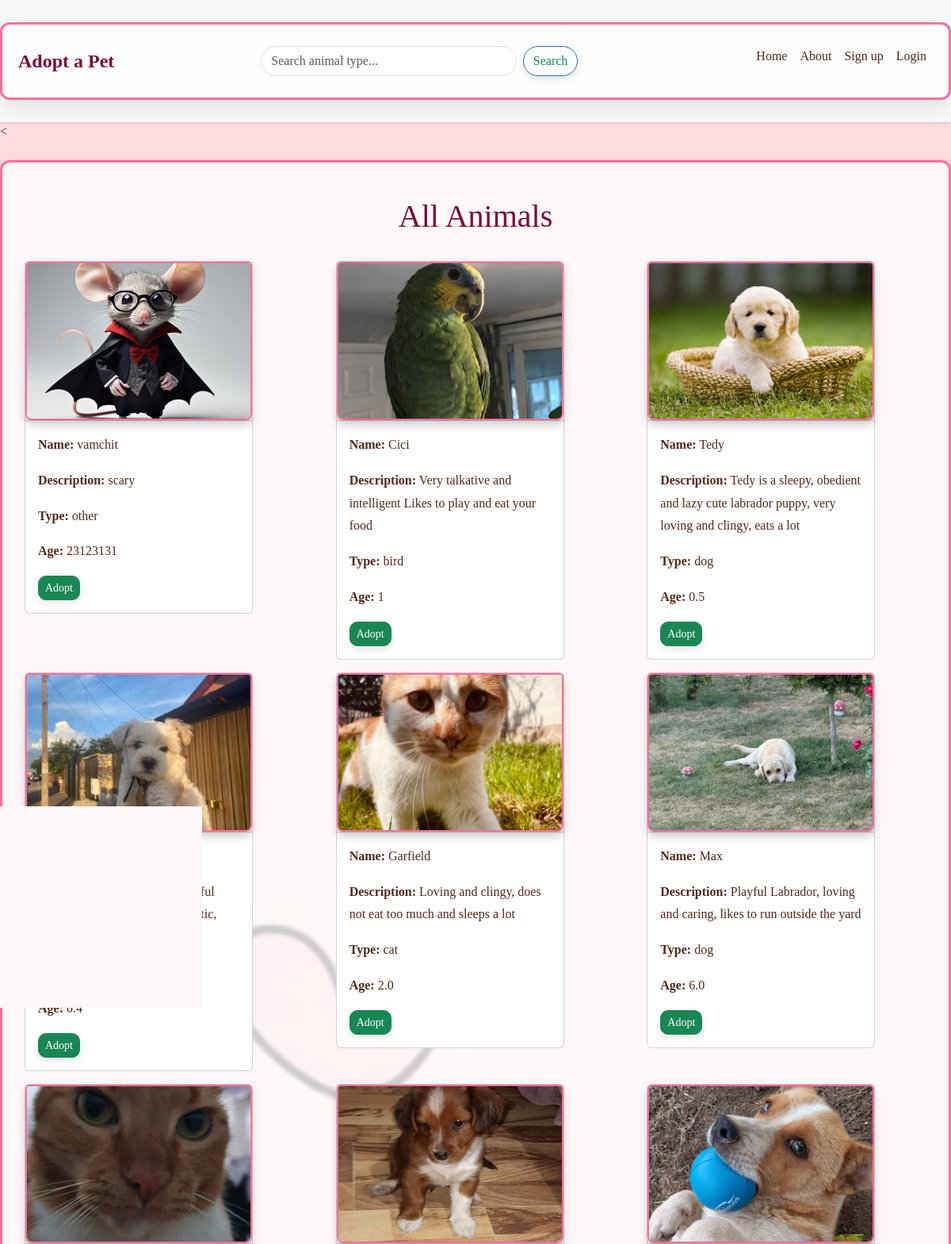
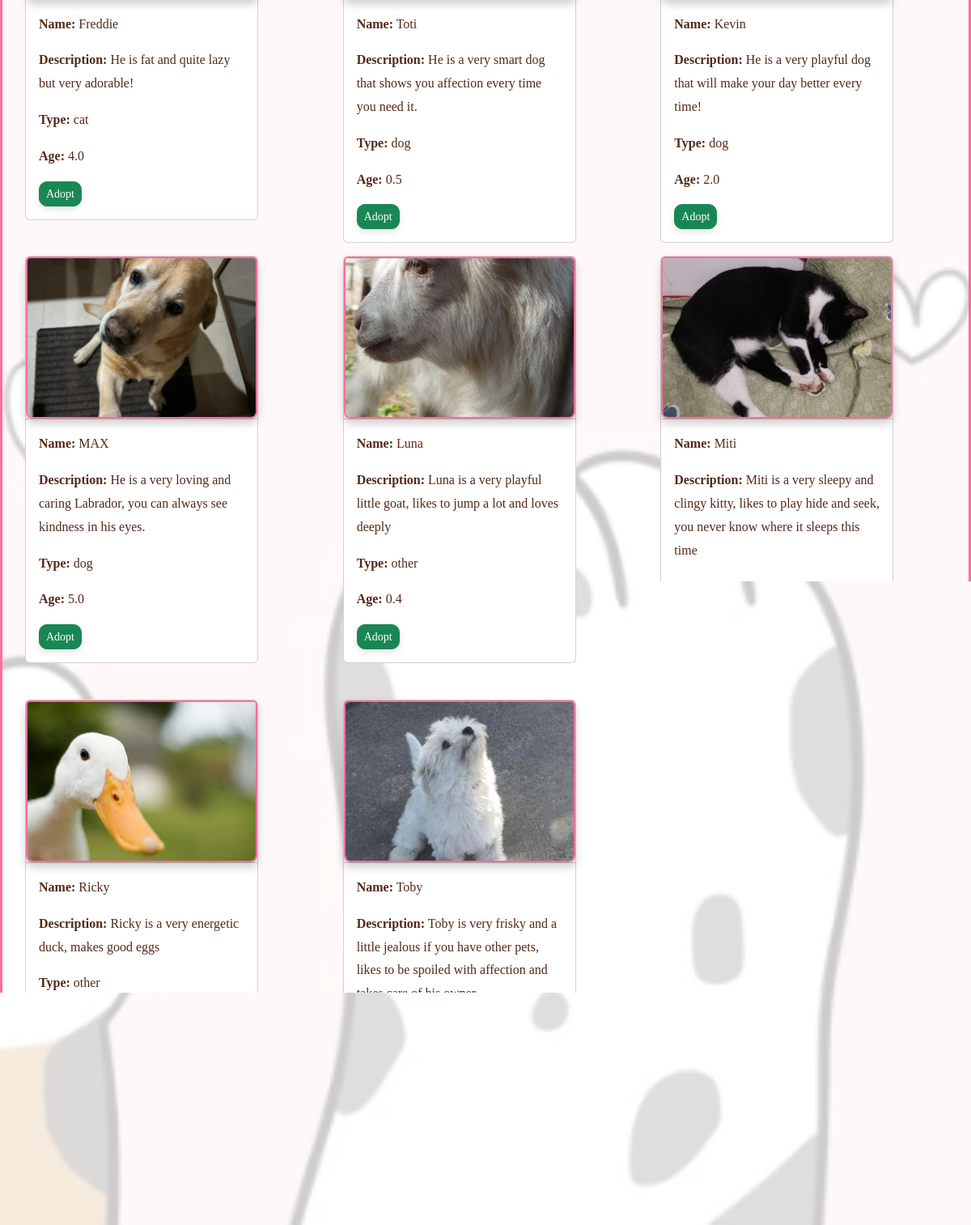
Page /animals on the committed database (2 pictures, top to bottom).
### app/models.py (models this page shows, shortened)
class Animal(db.Model):
    id = db.Column(db.Integer, primary_key=True)
    name = db.Column(db.String(100), nullable=False)
    age = db.Column(db.String(20), nullable=False)  # Age stored as string (e.g., "2 years")
    animal_type = db.Column(db.String(50), nullable=False)  # e.g., "dog", "cat"
    description = db.Column(db.Text, nullable=True)
    image = db.Column(db.String(255), nullable=False)  # Path to the image file

### app/backend/routes.py (the view)
@main.route('/animals', methods=['GET'])
def animals():
    animal_type = request.args.get('type')
    if animal_type:
        animals = Animal.query.filter_by(animal_type=animal_type).all()
    else:
        animals = Animal.query.all()
    for animal in animals:
        animal.image_path = f'{animal.image}'
    return render_template('animals.html', animals=animals, filter_type=animal_type)

### app/frontend/templates/animals.html (shortened to what this page needs)
{% extends "home.html" %}
{% block content %}
<h1 class="text-center my-4">All Animals</h1>
<div class="row">
    {% for animal in animals %}
    <div class="col-12 col-md-6 col-lg-4">
        <div class="card m-2" style="width: 18rem;">
            <div class="card-header p-0">
                <img src="{{ url_for('static', filename=animal.image_path) }}" class="card-img-top" alt="{{ animal.jpg }}" style="height: 200px; object-fit: cover;">
            </div>
            <div class="card-body">
                <p class="card-text"><strong>Name:</strong> {{ animal.name }}</p>
                <p class="card-text"><strong>Description:</strong> {{ animal.description }}</p>
                <p class="card-text"><strong>Type:</strong> {{ animal.animal_type }}</p>
                <p class="card-text"><strong>Age:</strong> {{ animal.age }}</p>
                <div class="d-flex justify-content-between mt-2">
                    {% if not current_user.is_admin %}
                    <a href="{{ url_for('main.adopt_animal', animal_id=animal.id) }}" class="btn btn-success btn-sm">Adopt</a>
                    {% endif %}
                </div>
            </div>
        </div>
    </div>
    {% endfor %}
</div>
{% endblock %}

### app/frontend/static/css/style.css (style rules this page uses)
body { font-family: 'Georgia', serif; background-color: #FDDCDDFF; margin: 0; padding: 0; background-image: url('/static/images/background.png'); background-size: cover; background-repeat: no-repeat; background-attachment: fixed; background-position: center; }
h1, h2 { color: #7A0C3C; font-family: 'Playfair Display', serif; }
img { border-radius: 8px; box-shadow: 0 6px 12px rgba(0, 0, 0, 0.2); border: 2px solid #ff6c9f; }
p { line-height: 1.8; color: #532918; }
.btn { transition: background-color 0.3s ease, transform 0.3s ease; }
.card-img-top { transition: transform 0.3s ease; }
.btn { border-radius: 10px; box-shadow: 0px 4px 8px rgba(0, 0, 0, 0.1); }
body { background-color: #cdc5c5; color: #333; }
.card { transition: transform 0.3s ease; }
h1 { text-align: center; margin-bottom: 30px; }
img { max-width: 100%; height: auto; display: block; margin: 0 auto; }

### rows in the picture
Animal: shows a picture, name "vamchit", description "scary", animal_type "other", age "23123131"
Animal: shows a picture, name "Cici", description "Very talkative and intelligent Likes to play and eat your food", animal_type "bird", age "1"
Animal: shows a picture, name "Tedy", description "Tedy is a sleepy, obedient and lazy cute labrador puppy, very loving and clingy, eats a lot", animal_type "dog", age "0.5"
Animal: shows a picture, description "Otis is a very playful little Bichon puppy, very energetic, cheerful and loving", age "0.4"
Animal: shows a picture, name "Garfield", description "Loving and clingy, does not eat too much and sleeps a lot", animal_type "cat", age "2.0"
Animal: shows a picture, name "Max", description "Playful Labrador, loving and caring, likes to run outside the yard", animal_type "dog", age "6.0"
Animal: shows a picture, name "Freddie", description "He is fat and quite lazy but very adorable!", animal_type "cat", age "4.0"
Animal: shows a picture, name "Toti", description "He is a very smart dog that shows you affection every time you need it.", animal_type "dog", age "0.5"
Animal: shows a picture, name "Kevin", description "He is a very playful dog that will make your day better every time!", animal_type "dog", age "2.0"
Animal: shows a picture, name "MAX", description "He is a very loving and caring Labrador, you can always see kindness in his eyes.", animal_type "dog", age "5.0"
Animal: shows a picture, name "Luna", description "Luna is a very playful little goat, likes to jump a lot and loves deeply", animal_type "other", age "0.4"
Animal: shows a picture, name "Miti", description "Miti is a very sleepy and clingy kitty, likes to play hide and seek, you never know where it sleeps this time"
Animal: shows a picture, name "Ricky", description "Ricky is a very energetic duck, makes good eggs", animal_type "other", age "1.0"
Animal: shows a picture, name "Toby", description "Toby is very frisky and a little jealous if you have other pets, likes to be spoiled with affection and takes care of his owner", animal_type "dog", age "0.2"
